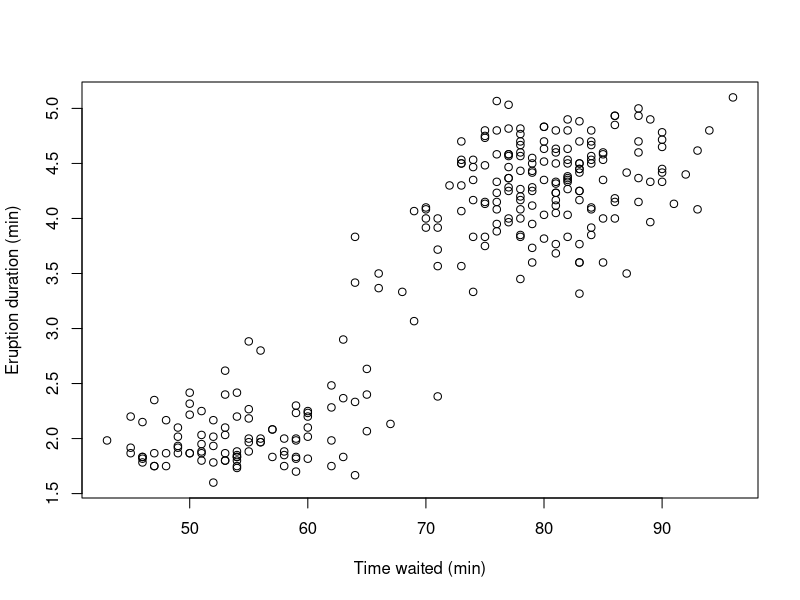
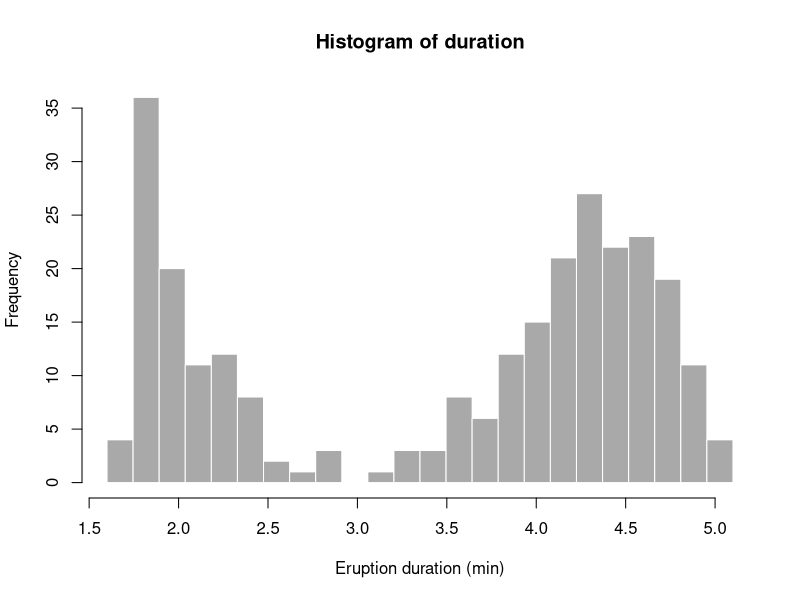

Write R code to recreate these figures, in order.
## ---- chunk 1
summary(faithful$eruptions)
summary(faithful$waiting)
## ---- chunk 2
duration = faithful$eruptions      # the eruption durations 
waiting = faithful$waiting         # the waiting interval 
plot(waiting, duration,            # plot the variables 
  ylab="Eruption duration (min)",        # y−axis label 
  xlab="Time waited (min)")              # x−axis label
## ---- chunk 3
  duration = faithful$eruptions   # the eruption durations 
  waiting = faithful$waiting      # the waiting interval
  number_of_bins = 25
  bins_duration <- seq(min(duration), max(duration), length.out = number_of_bins)
  
  # draw the histogram with the specified number of bins
  hist(duration, breaks = bins_duration, col = 'darkgray', border = 'white', ylab="Frequency", xlab="Eruption duration (min)")
